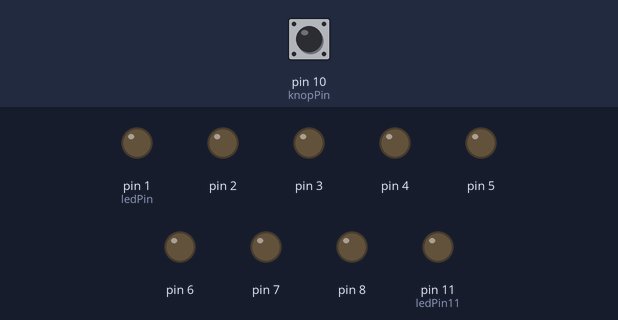
This sketch was run on a simulated Arduino Uno, built with avr-gcc and run on an emulated ATmega328P. On the bench: output pins drawn as LEDs (lit = HIGH). Dashed ring = blinking. Inputs (shaded band) come from the test bench; at power-on: pin 10 (knopPin) LOW.

Above: at 1.2 s.
1.3 s: pin 10 (knopPin) pulled HIGH for 0.15 s
At 1.45 s:
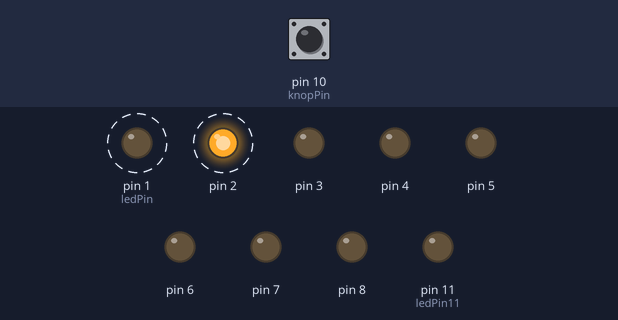
At 3.1 s:
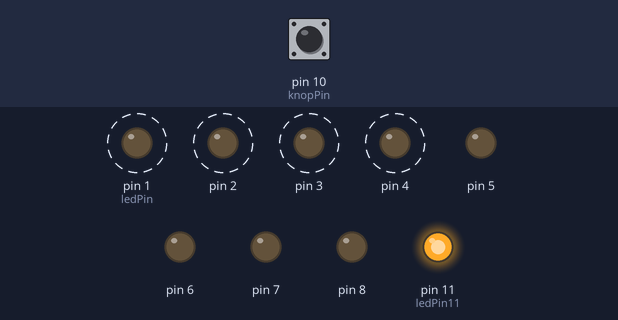
Timing chart, 0 to 34.3 s (numbered marks = the images above; inputs shaded):
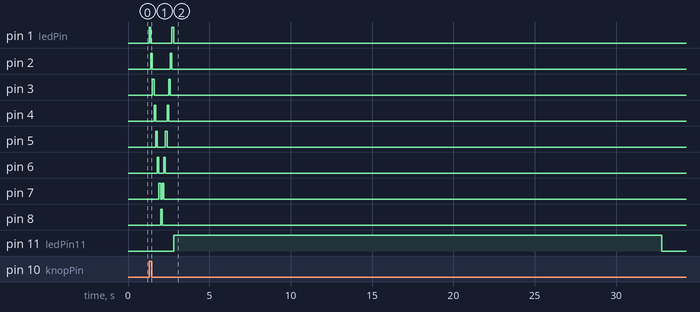

Measured:
- after the input at 1.3 s, pin 1 (ledPin): alternates HIGH for 0.10 s and LOW for 1.3 s, 4 changes in all, then stays LOW, starting at once; pin 2: alternates HIGH for 0.10 s and LOW for 1.1 s, 4 changes in all, then stays LOW, starting after 0.10 s

The sketch:

sketch_sep10b.ino
```cpp
const int ledPin11 = 11;
const int knopPin = 10;
int statusKnop = 0;

int ledPin = 1;
bool forward = true;

void setup()
{
  pinMode(ledPin11, OUTPUT);
  pinMode(knopPin, INPUT);

  pinMode(1, OUTPUT);
  pinMode(2, OUTPUT);
  pinMode(3, OUTPUT);
  pinMode(4, OUTPUT);
  pinMode(5, OUTPUT);
  pinMode(6, OUTPUT);
  pinMode(7, OUTPUT);
  pinMode(8, OUTPUT);
}

void loop()
{
  statusKnop = digitalRead(knopPin);

  if (statusKnop == HIGH){
    while (true) {
      digitalWrite(ledPin, HIGH); // aan
      delay(100); // delay van 1 sec
      digitalWrite(ledPin, LOW); // uit

      // naar volgende led gebaseerd op richting
      if (forward) {
        ledPin += 1;
      } else {
        ledPin -= 1;
      }
      // verander van richting
      if (ledPin == 8) {
        forward = false;
      }
      if (ledPin == 0) {
        break;
      }
    }
    digitalWrite(ledPin11, HIGH);
    delay(30000);
  } else {
    digitalWrite(ledPin11, LOW);
  }
}
```
